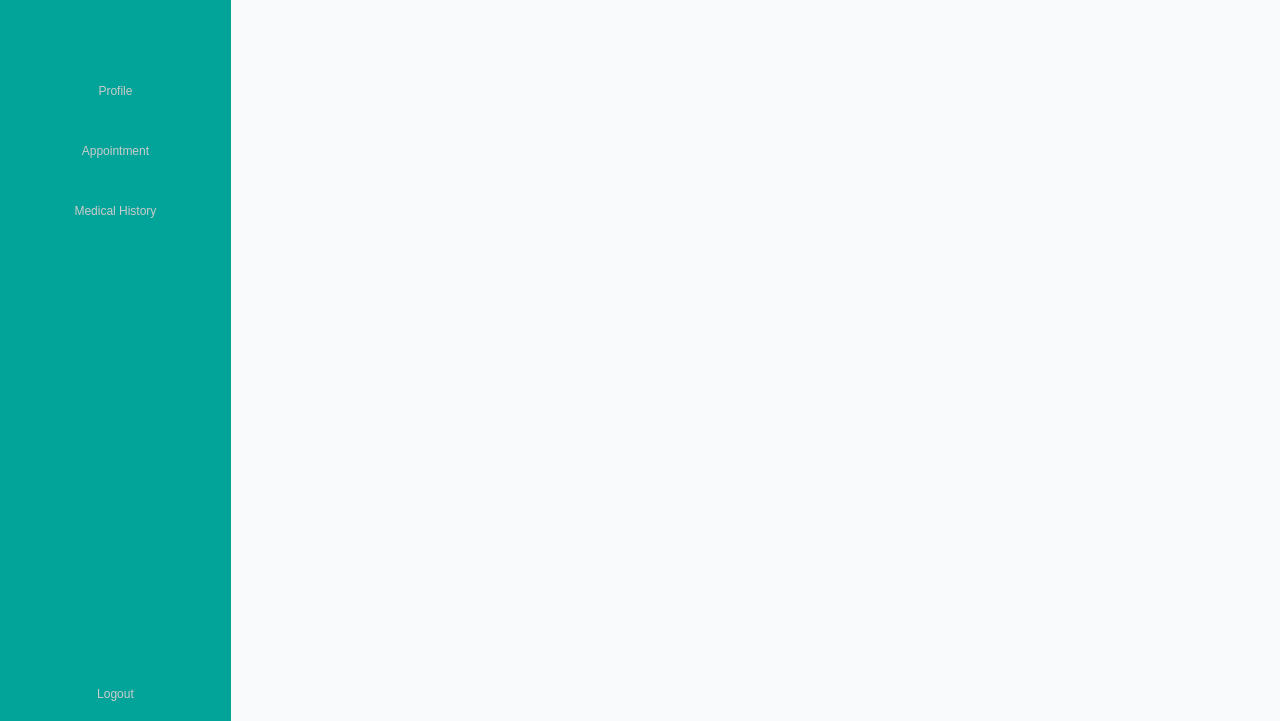
<?xml version="1.0" encoding="UTF-8"?>
<ui version="4.0">
 <class>MainWindow</class>
 <widget class="QMainWindow" name="MainWindow">
  <property name="geometry">
   <rect>
    <x>0</x>
    <y>0</y>
    <width>1280</width>
    <height>721</height>
   </rect>
  </property>
  <property name="windowTitle">
   <string>MainWindow</string>
  </property>
  <widget class="QWidget" name="centralwidget">
   <property name="styleSheet">
    <string notr="true">font: 95 12pt &quot;MS Shell Dlg 2&quot;;</string>
   </property>
   <widget class="QWidget" name="widget_2" native="true">
    <property name="geometry">
     <rect>
      <x>230</x>
      <y>0</y>
      <width>1051</width>
      <height>721</height>
     </rect>
    </property>
    <property name="styleSheet">
     <string notr="true">background-color: #F8FAFC;</string>
    </property>
   </widget>
   <widget class="QWidget" name="widget" native="true">
    <property name="geometry">
     <rect>
      <x>0</x>
      <y>0</y>
      <width>231</width>
      <height>721</height>
     </rect>
    </property>
    <property name="styleSheet">
     <string notr="true">background-color: #02A499;
font: 75 11pt &quot;MS Shell Dlg 2&quot;;


</string>
    </property>
    <layout class="QVBoxLayout" name="verticalLayout_2">
     <item>
      <widget class="QWidget" name="widget_4" native="true">
       <layout class="QHBoxLayout" name="horizontalLayout">
        <item>
         <spacer name="horizontalSpacer_2">
          <property name="orientation">
           <enum>Qt::Horizontal</enum>
          </property>
          <property name="sizeHint" stdset="0">
           <size>
            <width>64</width>
            <height>20</height>
           </size>
          </property>
         </spacer>
        </item>
        <item>
         <widget class="QLabel" name="label">
          <property name="maximumSize">
           <size>
            <width>40</width>
            <height>40</height>
           </size>
          </property>
          <property name="text">
           <string/>
          </property>
          <property name="pixmap">
           <pixmap resource="resource.qrc">:/icon/image/hospital.png</pixmap>
          </property>
          <property name="scaledContents">
           <bool>true</bool>
          </property>
          <property name="alignment">
           <set>Qt::AlignCenter</set>
          </property>
         </widget>
        </item>
        <item>
         <spacer name="horizontalSpacer_3">
          <property name="orientation">
           <enum>Qt::Horizontal</enum>
          </property>
          <property name="sizeHint" stdset="0">
           <size>
            <width>63</width>
            <height>20</height>
           </size>
          </property>
         </spacer>
        </item>
       </layout>
      </widget>
     </item>
     <item>
      <spacer name="horizontalSpacer">
       <property name="orientation">
        <enum>Qt::Horizontal</enum>
       </property>
       <property name="sizeHint" stdset="0">
        <size>
         <width>40</width>
         <height>20</height>
        </size>
       </property>
      </spacer>
     </item>
     <item>
      <widget class="QPushButton" name="pushButton_2">
       <property name="styleSheet">
        <string notr="true">QPushButton {
	color: rgb(203, 203, 203);
	margin: 20px;
	border: none;
}

QPushButton:hover {
	color: white;
}</string>
       </property>
       <property name="text">
        <string>Profile</string>
       </property>
       <property name="icon">
        <iconset resource="resource.qrc">
         <normaloff>:/icon/image/account.png</normaloff>:/icon/image/account.png</iconset>
       </property>
       <property name="iconSize">
        <size>
         <width>25</width>
         <height>25</height>
        </size>
       </property>
      </widget>
     </item>
     <item>
      <widget class="QPushButton" name="pushButton_3">
       <property name="styleSheet">
        <string notr="true">QPushButton {
	color: rgb(203, 203, 203);
	margin: 20px;
	border: none;
}

QPushButton:hover {
	color: white;
}</string>
       </property>
       <property name="text">
        <string>Appointment</string>
       </property>
       <property name="icon">
        <iconset resource="resource.qrc">
         <normaloff>:/icon/image/schedule.png</normaloff>:/icon/image/schedule.png</iconset>
       </property>
       <property name="iconSize">
        <size>
         <width>25</width>
         <height>25</height>
        </size>
       </property>
      </widget>
     </item>
     <item>
      <widget class="QPushButton" name="pushButton">
       <property name="styleSheet">
        <string notr="true">QPushButton {
	color: rgb(203, 203, 203);
	margin: 20px;
	border: none;
}

QPushButton:hover {
	color: white;
}</string>
       </property>
       <property name="text">
        <string>Medical History</string>
       </property>
       <property name="icon">
        <iconset resource="resource.qrc">
         <normaloff>:/icon/image/history.png</normaloff>:/icon/image/history.png</iconset>
       </property>
       <property name="iconSize">
        <size>
         <width>25</width>
         <height>25</height>
        </size>
       </property>
      </widget>
     </item>
     <item>
      <spacer name="verticalSpacer">
       <property name="orientation">
        <enum>Qt::Vertical</enum>
       </property>
       <property name="sizeHint" stdset="0">
        <size>
         <width>20</width>
         <height>40</height>
        </size>
       </property>
      </spacer>
     </item>
     <item>
      <widget class="QPushButton" name="pushButton_4">
       <property name="styleSheet">
        <string notr="true">QPushButton {
	color: rgb(203, 203, 203);
	margin: 20px;
	border: none;
}

QPushButton:hover {
	color: white;
}</string>
       </property>
       <property name="text">
        <string>Logout</string>
       </property>
       <property name="icon">
        <iconset resource="resource.qrc">
         <normaloff>:/icon/image/logout.png</normaloff>:/icon/image/logout.png</iconset>
       </property>
      </widget>
     </item>
    </layout>
   </widget>
  </widget>
 </widget>
 <resources>
  <include location="resource.qrc"/>
 </resources>
 <connections/>
</ui>
